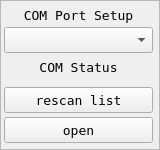
<?xml version="1.0" encoding="UTF-8"?>
<ui version="4.0">
 <class>frame</class>
 <widget class="QFrame" name="frame">
  <property name="geometry">
   <rect>
    <x>0</x>
    <y>0</y>
    <width>160</width>
    <height>150</height>
   </rect>
  </property>
  <property name="minimumSize">
   <size>
    <width>160</width>
    <height>150</height>
   </size>
  </property>
  <property name="maximumSize">
   <size>
    <width>250</width>
    <height>270</height>
   </size>
  </property>
  <property name="windowTitle">
   <string>Comportframe</string>
  </property>
  <property name="frameShape">
   <enum>QFrame::StyledPanel</enum>
  </property>
  <property name="frameShadow">
   <enum>QFrame::Raised</enum>
  </property>
  <widget class="QLabel" name="label">
   <property name="geometry">
    <rect>
     <x>4</x>
     <y>4</y>
     <width>149</width>
     <height>20</height>
    </rect>
   </property>
   <property name="minimumSize">
    <size>
     <width>140</width>
     <height>20</height>
    </size>
   </property>
   <property name="maximumSize">
    <size>
     <width>160</width>
     <height>16777215</height>
    </size>
   </property>
   <property name="font">
    <font>
     <family>DejaVu Sans Mono</family>
     <pointsize>10</pointsize>
    </font>
   </property>
   <property name="text">
    <string>COM Port Setup</string>
   </property>
   <property name="alignment">
    <set>Qt::AlignBottom|Qt::AlignHCenter</set>
   </property>
  </widget>
  <widget class="QPushButton" name="pushButton_com_rescan">
   <property name="geometry">
    <rect>
     <x>4</x>
     <y>87</y>
     <width>149</width>
     <height>26</height>
    </rect>
   </property>
   <property name="sizePolicy">
    <sizepolicy hsizetype="Minimum" vsizetype="Fixed">
     <horstretch>72</horstretch>
     <verstretch>0</verstretch>
    </sizepolicy>
   </property>
   <property name="font">
    <font>
     <family>DejaVu Sans Mono</family>
     <pointsize>10</pointsize>
    </font>
   </property>
   <property name="text">
    <string>rescan list</string>
   </property>
   <property name="shortcut">
    <string>Ctrl+P</string>
   </property>
  </widget>
  <widget class="QComboBox" name="comboBox_com_ports">
   <property name="geometry">
    <rect>
     <x>4</x>
     <y>27</y>
     <width>149</width>
     <height>26</height>
    </rect>
   </property>
   <property name="sizePolicy">
    <sizepolicy hsizetype="Minimum" vsizetype="Minimum">
     <horstretch>0</horstretch>
     <verstretch>0</verstretch>
    </sizepolicy>
   </property>
   <property name="minimumSize">
    <size>
     <width>107</width>
     <height>0</height>
    </size>
   </property>
   <property name="baseSize">
    <size>
     <width>9</width>
     <height>0</height>
    </size>
   </property>
   <property name="font">
    <font>
     <family>DejaVu Sans Mono</family>
     <pointsize>10</pointsize>
    </font>
   </property>
   <property name="insertPolicy">
    <enum>QComboBox::InsertAtTop</enum>
   </property>
  </widget>
  <widget class="QPushButton" name="pushButton_open">
   <property name="geometry">
    <rect>
     <x>4</x>
     <y>117</y>
     <width>149</width>
     <height>26</height>
    </rect>
   </property>
   <property name="sizePolicy">
    <sizepolicy hsizetype="Minimum" vsizetype="Fixed">
     <horstretch>72</horstretch>
     <verstretch>0</verstretch>
    </sizepolicy>
   </property>
   <property name="font">
    <font>
     <family>DejaVu Sans Mono</family>
     <pointsize>10</pointsize>
    </font>
   </property>
   <property name="text">
    <string>open</string>
   </property>
   <property name="shortcut">
    <string>Ctrl+P</string>
   </property>
  </widget>
  <widget class="QLabel" name="label_com_status">
   <property name="geometry">
    <rect>
     <x>4</x>
     <y>57</y>
     <width>149</width>
     <height>19</height>
    </rect>
   </property>
   <property name="font">
    <font>
     <family>DejaVu Sans Mono</family>
     <pointsize>10</pointsize>
    </font>
   </property>
   <property name="text">
    <string>COM Status</string>
   </property>
   <property name="alignment">
    <set>Qt::AlignBottom|Qt::AlignHCenter</set>
   </property>
  </widget>
 </widget>
 <resources/>
 <connections/>
</ui>
